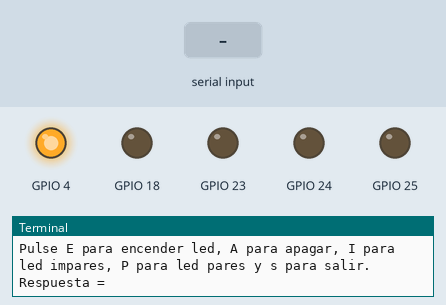
Recording of a program running on a simulated Raspberry Pi (BCM pin numbers). Shown: output pins drawn as LEDs (lit = HIGH), the last lines printed to the terminal. The inputs (shaded band) are chosen by the test bench.

Above: at 1.2 s.
1.3 s: "e" typed at the terminal, then Enter
At 1.8 s:
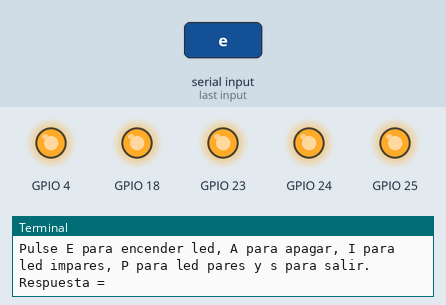
2.8 s: "a" typed at the terminal, then Enter
At 4.0 s:
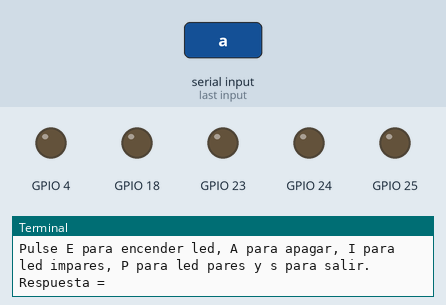
4.3 s: "i" typed at the terminal, then Enter
At 5.3 s:
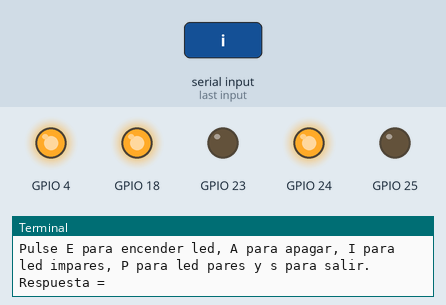
Timing chart, 0 to 7.3 s (numbered marks = the images above; inputs shaded):
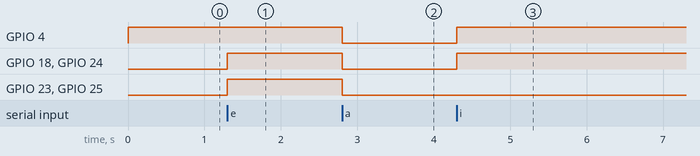

The program:

Py307_ControlaLeds.py
```python
##-----------------------------------
## Py307_ControlaLeds
## Enrique Rodriguez Vela
##-----------------------------------

import RPi.GPIO as GPIO
import time


GPIO.setwarnings(False)
GPIO.setmode(GPIO.BCM)

#Todos Led
GPIO.setup(18, GPIO.OUT)
GPIO.setup(24,  GPIO.OUT)
GPIO.setup(4,  GPIO.OUT)
GPIO.setup(23,  GPIO.OUT)
GPIO.setup(25,  GPIO.OUT)

GPIO.output(18,False)
GPIO.output(4,True)

entrada=True

print("Programa para encender led")
while (entrada==True):
    respuesta=input("Pulse E para encender led, A para apagar, I para led impares, P para led pares y s para salir. Respuesta =  ")

    if (respuesta == "e"):
        GPIO.output(18,True)
        GPIO.output(24,True)
        GPIO.output(4,True)
        GPIO.output(23,True)
        GPIO.output(25,True)

    if (respuesta == "a"):
        GPIO.output(18,False)
        GPIO.output(24,False)
        GPIO.output(4,False)
        GPIO.output(23,False)
        GPIO.output(25,False)

    if (respuesta == "i"):
        GPIO.output(18,True)
        GPIO.output(24,True)
        GPIO.output(4,True)

    if (respuesta == "p"):
        GPIO.output(23,True)
        GPIO.output(25,True)

    if (respuesta == "s"):
        entrada = False
        print("\nAdios......")

GPIO.cleanup()
```

Measured:
- after the input at 1.3 s, GPIO 18, GPIO 23–25: LOW → HIGH at once
- after the input at 2.8 s, GPIO 4, GPIO 18, GPIO 23–25: HIGH → LOW at once
- after the input at 4.3 s, GPIO 4, GPIO 18, GPIO 24: LOW → HIGH at once
